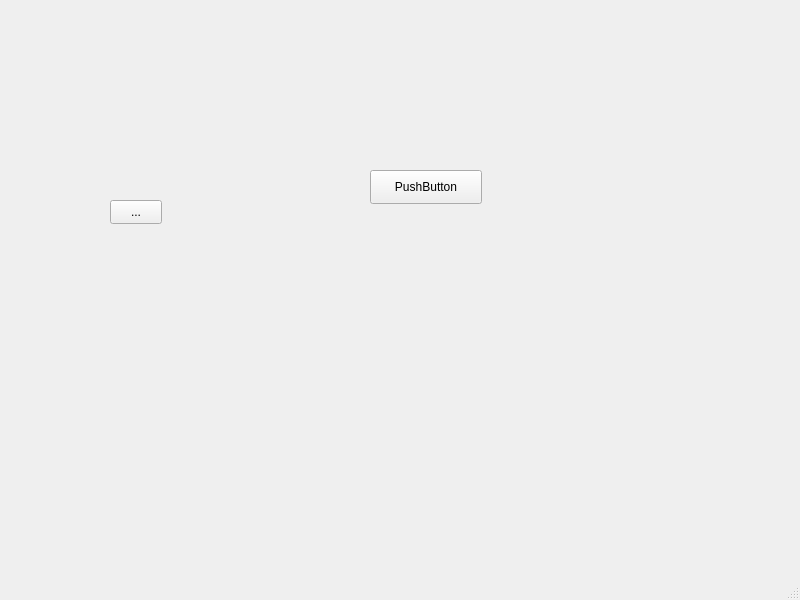
<?xml version="1.0" encoding="UTF-8"?>
<ui version="4.0">
 <class>MainWindow</class>
 <widget class="QMainWindow" name="MainWindow">
  <property name="geometry">
   <rect>
    <x>0</x>
    <y>0</y>
    <width>800</width>
    <height>600</height>
   </rect>
  </property>
  <property name="windowTitle">
   <string>MainWindow</string>
  </property>
  <widget class="QWidget" name="centralwidget">
   <widget class="QPushButton" name="pushButton">
    <property name="geometry">
     <rect>
      <x>370</x>
      <y>170</y>
      <width>112</width>
      <height>34</height>
     </rect>
    </property>
    <property name="text">
     <string>PushButton</string>
    </property>
   </widget>
   <widget class="QToolButton" name="toolButton">
    <property name="geometry">
     <rect>
      <x>110</x>
      <y>200</y>
      <width>52</width>
      <height>24</height>
     </rect>
    </property>
    <property name="text">
     <string>...</string>
    </property>
   </widget>
  </widget>
  <widget class="QMenuBar" name="menubar">
   <property name="geometry">
    <rect>
     <x>0</x>
     <y>0</y>
     <width>800</width>
     <height>30</height>
    </rect>
   </property>
  </widget>
  <widget class="QStatusBar" name="statusbar"/>
 </widget>
 <resources/>
 <connections/>
</ui>
